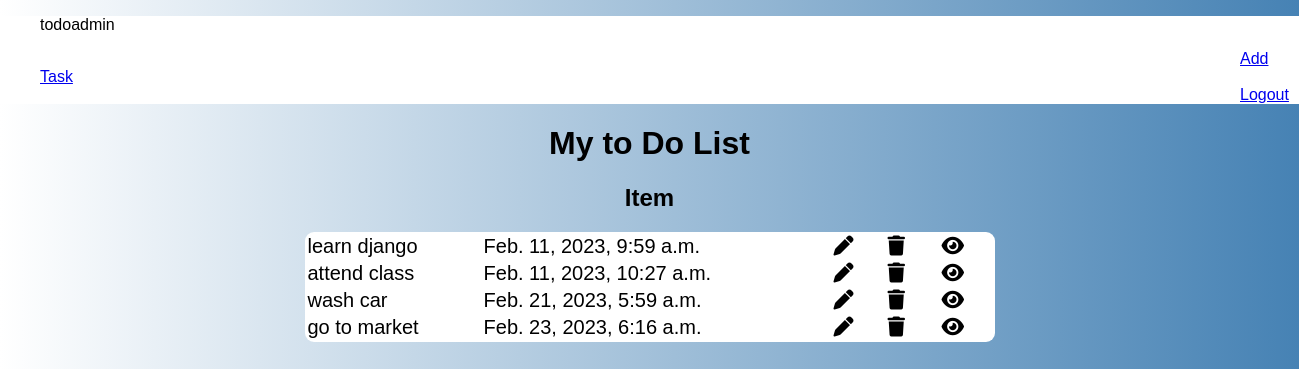
The page /task-list (signed in) on the database its author committed.
### todo/models.py (models this page shows, shortened)
class Tasks(models.Model):
    title = models.CharField(max_length=200)
    complete = models.BooleanField(default=False)
    created = models.DateTimeField(auto_now_add=True)

### todo/views.py (the view)
# urls.py: path('task-list', TaskList.as_view(), name='task'),
class TaskList(ListView):
    model = Tasks
    context_object_name = 'task'
    template_name = 'tasklist.html'

### templates/tasklist.html (shortened to what this page needs)
{% load static %}
<!DOCTYPE html>
<html lang="en">
<head>
    <link rel="stylesheet" href="{% static 'css/style3.css' %}">
</head>
<body>
<div class="nav">
  <ul>
    {% if request.user.is_authenticated %}
    <li><p>{{request.user}}</p></li>
    <li class="left"><a href="{% url 'task-create' %}">Add Task</a></li>
    <li class="left"><a href="{% url 'register' %}">Logout</a></li>
    {% endif %}
  </ul>
</div>
<center>
<h1>My to Do List</h1>
<h2>Item</h2>
<table class="tab">
    {% for tasks in task %}
    <tr>
       <td> {{tasks.title}} </td>
               <td> {{tasks.completed}} </td>
       <td> {{tasks.created}} </td>
        <td>{{task.description}}</td>
        <td class="option"><a href="{% url 'task-update' tasks.id %}"><i class="fa-solid fa-pen"></i></a> </td>
        <td class="option"><a href="{% url 'task-delete' tasks.id %}"><i class="fa-solid fa-trash"></i></a> </td>
        <td class="option"><a href="{% url 'task-view' tasks.id %}"><i class="fa-solid fa-eye"></i></a> </td>
    </tr>
    {% endfor %}
</table>
</center>
</body>
</html>

### todo/static/css/style3.css (style rules this page uses)
body { margin:0; font-family: Arial, sans-serif; background :linear-gradient(90deg,white,steelblue); }
.nav { width :100%; height :auto; background:white; }
.left { margin-left :1200px; }
.tab { font-size :20px; font-family: Arial, sans-serif; width :690px; height:auto; background:white; border-radius:9px; }
.tab a:link { text-decoration :none; color :black; }
.option { width :50px; }
li { display :inline; }

### rows shown on the page
Tasks: title "learn django", created "Feb. 11, 2023, 9:59 a.m."
Tasks: title "attend class", created "Feb. 11, 2023, 10:27 a.m."
Tasks: title "wash car", created "Feb. 21, 2023, 5:59 a.m."
Tasks: title "go to market", created "Feb. 23, 2023, 6:16 a.m."

### other values the page prints
{{ request.user }} "todoadmin"
